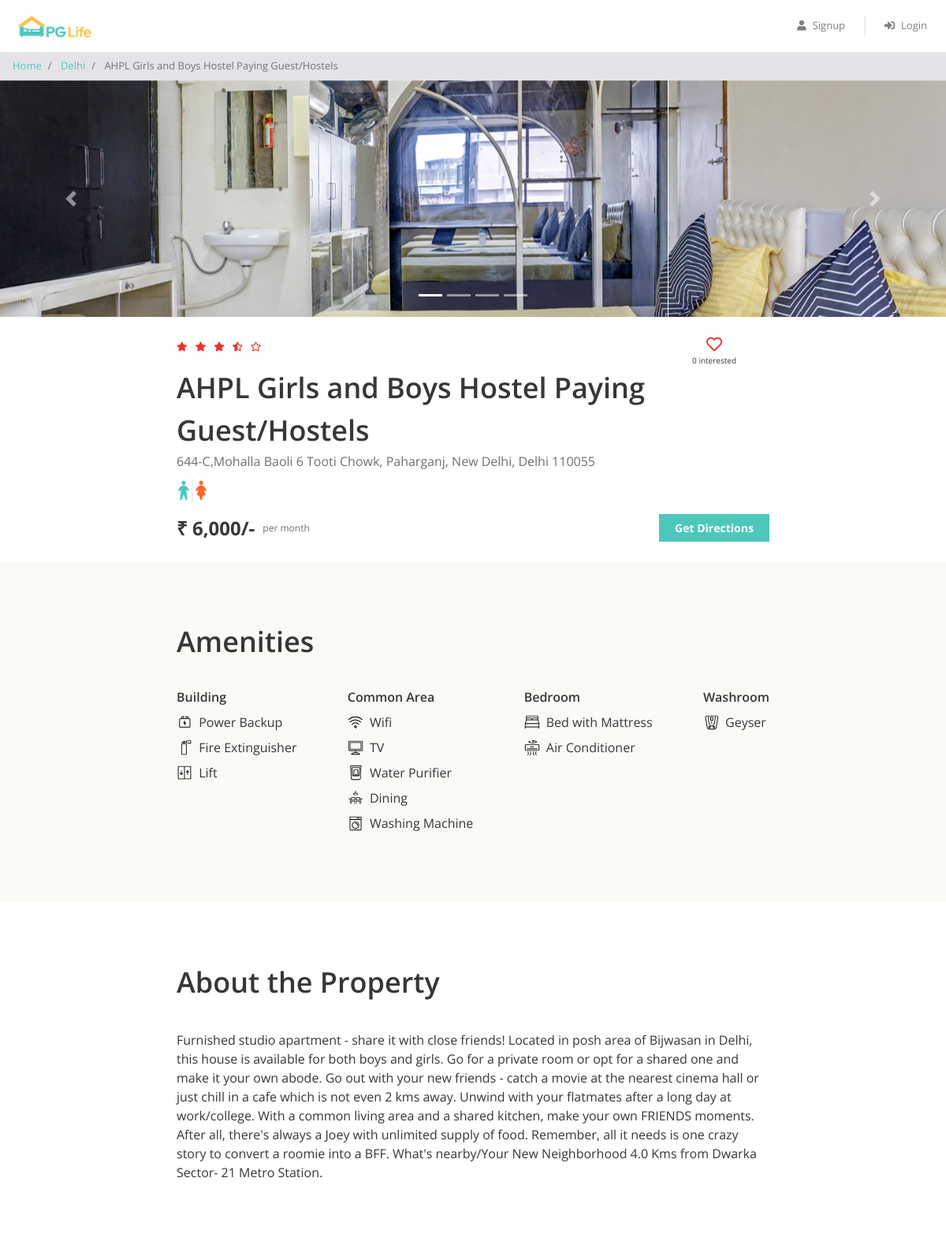
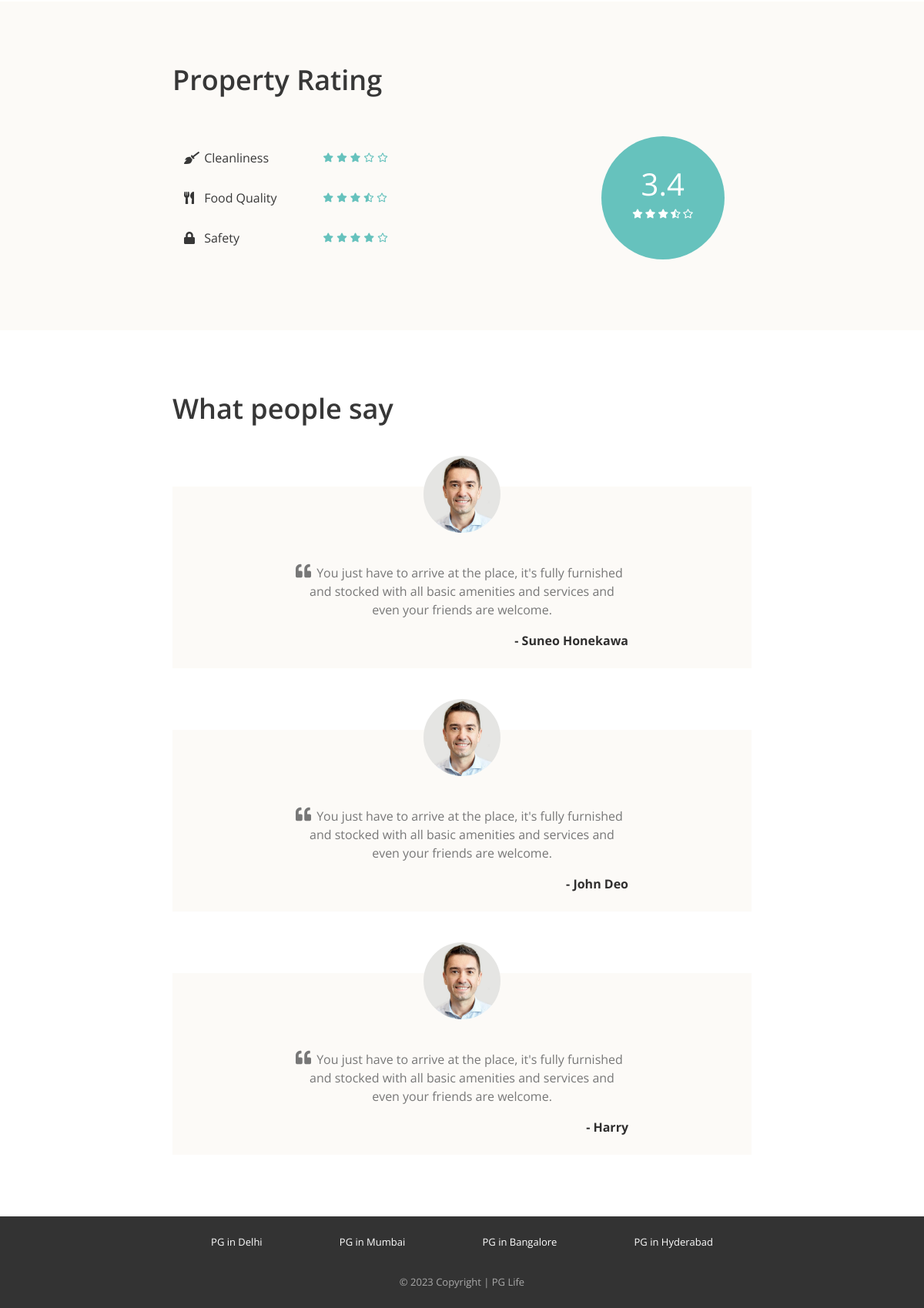
Screenshot of /property_detail.php?property_id=2 with the database file from the repository (2 pictures, top to bottom).
### tables this page shows
CREATE TABLE `properties` (
  `id` int(11) NOT NULL,
  `city_id` int(11) NOT NULL,
  `name` varchar(400) NOT NULL,
  `address` varchar(1020) NOT NULL,
  `description` longtext NOT NULL,
  `gender` enum('male','female','ubisex') NOT NULL DEFAULT 'male',
  `rent` int(11) NOT NULL,
  `rating_clean` float NOT NULL,
  `rating_food` float NOT NULL,
  `rating_safety` float NOT NULL,
  `Location` text NOT NULL
);

CREATE TABLE `cities` (
  `id` int(11) NOT NULL,
  `name` varchar(400) NOT NULL
);

CREATE TABLE `amenities` (
  `id` int(11) NOT NULL,
  `name` varchar(400) NOT NULL,
  `type` varchar(400) NOT NULL,
  `icon` varchar(120) NOT NULL
);

CREATE TABLE `testimonials` (
  `id` int(11) NOT NULL,
  `property_id` int(11) NOT NULL,
  `user_name` varchar(400) NOT NULL,
  `content` longtext NOT NULL
);

### property_detail.php (the view, shortened to what this page needs)
<?php
require "includes/database_connect.php";
$property_id = $_GET["property_id"];
$sql_1 = "SELECT *, p.id AS property_id, p.name AS property_name, c.name AS city_name
            FROM properties p
            INNER JOIN cities c ON p.city_id = c.id
            WHERE p.id = $property_id";
$result_1 = mysqli_query($conn, $sql_1);
$property = mysqli_fetch_assoc($result_1);
$sql_2 = "SELECT * FROM testimonials WHERE property_id = $property_id";
$result_2 = mysqli_query($conn, $sql_2);
$testimonials = mysqli_fetch_all($result_2, MYSQLI_ASSOC);
$sql_3 = "SELECT a.*
            FROM amenities a
            INNER JOIN properties_amenities pa ON a.id = pa.amenity_id
            WHERE pa.property_id = $property_id";
$result_3 = mysqli_query($conn, $sql_3);
$amenities = mysqli_fetch_all($result_3, MYSQLI_ASSOC);
$sql_4 = "SELECT * FROM interested_users_properties WHERE property_id = $property_id";
$result_4 = mysqli_query($conn, $sql_4);
$interested_users_count = mysqli_num_rows($result_4);
?>
<!DOCTYPE html>
<html lang="en">
<head>
    <?php
    include "includes/head_links.php";
    ?>
    <link href="css/property_detail.css" rel="stylesheet" />
</head>
<body>
    <?php
    include "includes/header.php";
    ?>
    <nav aria-label="breadcrumb">
        <ol class="breadcrumb py-2">
            <li class="breadcrumb-item">
                <a href="index.php">Home</a>
            </li>
            <li class="breadcrumb-item">
                <a href="property_list.php?city=<?= $property['city_name']; ?>"><?= $property['city_name']; ?></a>
            </li>
            <li class="breadcrumb-item active" aria-current="page">
                <?= $property['property_name']; ?>
            </li>
        </ol>
    </nav>
    <div id="property-images" class="carousel slide" data-ride="carousel">
        <ol class="carousel-indicators">
            <?php
            $property_images = glob("img/properties/" . $property['property_id'] . "/*");
            foreach ($property_images as $index => $property_image) {
            ?>
                <li data-target="#property-images" data-slide-to="<?= $index ?>" class="<?= $index == 0 ? "active" : ""; ?>"></li>
            <?php
            }
            ?>
        </ol>
        <div class="carousel-inner">
            <?php
            foreach ($property_images as $index => $property_image) {
            ?>
                <div class="carousel-item <?= $index == 0 ? "active" : ""; ?>">
                    <img class="d-block w-100" src="<?= $property_image ?>" alt="slide">
                </div>
            <?php
            }
            ?>
        </div>
        <a class="carousel-control-prev" href="#property-images" role="button" data-slide="prev">
            <span class="carousel-control-prev-icon" aria-hidden="true"></span>
        </a>
        <a class="carousel-control-next" href="#property-images" role="button" data-slide="next">
            <span class="carousel-control-next-icon" aria-hidden="true"></span>
        </a>
    </div>
    <div class="property-summary page-container">
        <div class="row no-gutters justify-content-between">
            <?php
            $total_rating = ($property['rating_clean'] + $property['rating_food'] + $property['rating_safety']) / 3;
            $total_rating = round($total_rating, 1);
            ?>
            <div class="star-container" title="<?= $total_rating ?>">
                <?php
                $rating = $total_rating;
                for ($i = 0; $i < 5; $i++) {
                    if ($rating >= $i + 0.8) {
                ?>
                        <i class="fas fa-star"></i>
                    <?php
                    } elseif ($rating >= $i + 0.3) {
                    ?>
                        <i class="fas fa-star-half-alt"></i>
                    <?php
                    } else {
                    ?>
                        <i class="far fa-star"></i>
                <?php
                    }
                }
                ?>
            </div>
            <div class="interested-container">
                <?php
                $is_interested = false;
                if ($is_interested) {
                ?>
                    <i class="is-interested-image fas fa-heart"></i>
                <?php
                } else {
                ?>
                    <i class="is-interested-image far fa-heart"></i>
                <?php
                }
                ?>
                <div class="interested-text">
                    <span class="interested-user-count"><?= $interested_users_count ?></span> interested
                </div>
            </div>
        </div>
        <div class="detail-container">
            <div class="property-name"><?= $property['property_name'] ?></div>
            <div class="property-address"><?= $property['address'] ?></div>
            <div class="property-gender">
                <?php
                if ($property['gender'] == "male") {
                ?>
                    <img src="img/male.png">
                <?php
                } elseif ($property['gender'] == "female") {
                ?>
                    <img src="img/female.png">
                <?php
                } else {
                ?>
                    <img src="img/unisex.png">
                <?php
                }
                ?>
            </div>
        </div>
        <div class="row no-gutters">
            <div class="rent-container col-6">
                <div class="rent">₹ <?= number_format($property['rent']) ?>/-</div>
                <div class="rent-unit">per month</div>
            </div>
            <div class="button-container col-6">
                <a href="<?= $property['Location'] ?>" target="_blank" class="btn btn-primary">Get Directions</a>
            </div>
        </div>
    </div>
    <div class="property-amenities">
        <div class="page-container">
            <h1>Amenities</h1>
            <div class="row justify-content-between">
                <div class="col-md-auto">
                    <h5>Building</h5>
                    <?php
                    foreach ($amenities as $amenity) {
                        if ($amenity['type'] == "Building") {
                    ?>
                            <div class="amenity-container">
                                <img src="img/amenities/<?= $amenity['icon'] ?>.svg">
                                <span><?= $amenity['name'] ?></span>
                            </div>
                    <?php
                        }
                    }
                    ?>
                </div>
                <div class="col-md-auto">
                    <h5>Common Area</h5>
                    <?php
                    foreach ($amenities as $amenity) {
                        if ($amenity['type'] == "Common Area") {
                    ?>
                            <div class="amenity-container">
                                <img src="img/amenities/<?= $amenity['icon'] ?>.svg">
                                <span><?= $amenity['name'] ?></span>
                            </div>
                    <?php
                        }
                    }
                    ?>
                </div>
                <div class="col-md-auto">
                    <h5>Bedroom</h5>
                    <?php
                    foreach ($amenities as $amenity) {
                        if ($amenity['type'] == "Bedroom") {
                    ?>
                            <div class="amenity-container">
                                <img src="img/amenities/<?= $amenity['icon'] ?>.svg">
                                <span><?= $amenity['name'] ?></span>
                            </div>
                    <?php
                        }
                    }
                    ?>
                </div>
                <div class="col-md-auto">
                    <h5>Washroom</h5>
                    <?php
                    foreach ($amenities as $amenity) {
                        if ($amenity['type'] == "Washroom") {
                    ?>
                            <div class="amenity-container">
                                <img src="img/amenities/<?= $amenity['icon'] ?>.svg">
                                <span><?= $amenity['name'] ?></span>
                            </div>
                    <?php
                        }
                    }
                    ?>
                </div>
            </div>
        </div>
    </div>
    <div class="property-about page-container">
        <h1>About the Property</h1>
        <p><?= $property['description'] ?></p>
    </div>
    <div class="property-rating">
        <div class="page-container">
            <h1>Property Rating</h1>
            <div class="row align-items-center justify-content-between">
                <div class="col-md-6">
                    <div class="rating-criteria row">
                        <div class="col-6">
                            <i class="rating-criteria-icon fas fa-broom"></i>
                            <span class="rating-criteria-text">Cleanliness</span>
                        </div>
                        <div class="rating-criteria-star-container col-6" title="<?= $property['rating_clean'] ?>">
                            <?php
                            $rating = $property['rating_clean'];
                            for ($i = 0; $i < 5; $i++) {
                                if ($rating >= $i + 0.8) {
                            ?>
                                    <i class="fas fa-star"></i>
                                <?php
                                } elseif ($rating >= $i + 0.3) {
                                ?>
                                    <i class="fas fa-star-half-alt"></i>
                                <?php
                                } else {
                                ?>
                                    <i class="far fa-star"></i>
                            <?php
                                }
                            }
                            ?>
                        </div>
                    </div>
                    <div class="rating-criteria row">
                        <div class="col-6">
                            <i class="rating-criteria-icon fas fa-utensils"></i>
                            <span class="rating-criteria-text">Food Quality</span>
                        </div>
                        <div class="rating-criteria-star-container col-6" title="<?= $property['rating_food'] ?>">
                            <?php
                            $rating = $property['rating_food'];
                            for ($i = 0; $i < 5; $i++) {
                                if ($rating >= $i + 0.8) {
                            ?>
                                    <i class="fas fa-star"></i>
                                <?php
                                } elseif ($rating >= $i + 0.3) {
                                ?>
                                    <i class="fas fa-star-half-alt"></i>
                                <?php
                                } else {
                                ?>
                                    <i class="far fa-star"></i>
                            <?php
                                }
                            }
                            ?>
                        </div>
                    </div>
                    <div class="rating-criteria row">
                        <div class="col-6">
                            <i class="rating-criteria-icon fa fa-lock"></i>
                            <span class="rating-criteria-text">Safety</span>
                        </div>
                        <div class="rating-criteria-star-container col-6" title="<?= $property['rating_safety'] ?>">
                            <?php
                            $rating = $property['rating_safety'];
                            for ($i = 0; $i < 5; $i++) {
                                if ($rating >= $i + 0.8) {
                            ?>
                                    <i class="fas fa-star"></i>
                                <?php
                                } elseif ($rating >= $i + 0.3) {
                                ?>
                                    <i class="fas fa-star-half-alt"></i>
                                <?php
                                } else {
                                ?>
                                    <i class="far fa-star"></i>
                            <?php
                                }
                            }
                            ?>
                        </div>
                    </div>
                </div>
                <div class="col-md-4">
                    <div class="rating-circle">
                        <?php
                        $total_rating = ($property['rating_clean'] + $property['rating_food'] + $property['rating_safety']) / 3;
                        $total_rating = round($total_rating, 1);
                        ?>
                        <div class="total-rating"><?= $total_rating ?></div>
                        <div class="rating-circle-star-container">
                            <?php
                            $rating = $total_rating;
                            for ($i = 0; $i < 5; $i++) {
                                if ($rating >= $i + 0.8) {
                            ?>
                                    <i class="fas fa-star"></i>
                                <?php
                                } elseif ($rating >= $i + 0.3) {
                                ?>
                                    <i class="fas fa-star-half-alt"></i>
                                <?php
                                } else {
                                ?>
                                    <i class="far fa-star"></i>
                            <?php
                                }
                            }
                            ?>
                        </div>
                    </div>
                </div>
            </div>
        </div>
    </div>
    <div class="property-testimonials page-container">
        <h1>What people say</h1>
        <?php
        foreach ($testimonials as $testimonial) {
        ?>
            <div class="testimonial-block">
                <div class="testimonial-image-container">
                    <img class="testimonial-img" src="img/man.png">
                </div>
                <div class="testimonial-text">
                    <i class="fa fa-quote-left" aria-hidden="true"></i>
                    <p><?= $testimonial['content'] ?></p>
                </div>
                <div class="testimonial-name">- <?= $testimonial['user_name'] ?></div>
            </div>
        <?php
        }
        ?>
    </div>
    <?php
    include "includes/footer.php";
    ?>
</body>
</html>

### rows the page displays
properties: city.name "Delhi", name "AHPL Girls and Boys Hostel Paying Guest/Hostels", address "644-C,Mohalla Baoli 6 Tooti Chowk, Paharganj, New Delhi, Delhi 110055", rent "6,000", description "Furnished studio apartment - share it with close friends! Located in posh area of Bijwasan in Delhi, this house is available for both boys and girls. Go for a private room or opt for a shared one and make it your own abode. Go out with your new friends - catch a movie at the nearest cinema hall or just chill in a cafe which is not even 2 kms away. Unwind with your flatmates after a long day at work/college. With a common living area and a shared kitchen, make your own FRIENDS moments. After all, there's always a Joey with unlimited supply of food. Remember, all it needs is one crazy story to convert a roomie into a BFF. What's nearby/Your New Neighborhood 4.0 Kms from Dwarka Sector- 21…", rating_food "3.4"
amenities: icon (picture), name "Power Backup"
amenities: icon (picture), name "Fire Extinguisher"
amenities: icon (picture), name "Lift"
amenities: icon (picture), name "Wifi"
amenities: shows a picture, name "TV"
amenities: icon (picture), name "Water Purifier"
amenities: icon (picture), name "Dining"
amenities: icon (picture), name "Washing Machine"
amenities: shows a picture, name "Bed with Mattress"
amenities: shows a picture, name "Air Conditioner"
amenities: icon (picture), name "Geyser"
testimonials: content "You just have to arrive at the place, it's fully furnished and stocked with all basic amenities and services and even your friends are welcome.", user_name "Suneo Honekawa"
testimonials: content "You just have to arrive at the place, it's fully furnished and stocked with all basic amenities and services and even your friends are welcome.", user_name "John Deo"
testimonials: content "You just have to arrive at the place, it's fully furnished and stocked with all basic amenities and services and even your friends are welcome.", user_name "Harry"

### other values shown
$interested_users_count "0"
